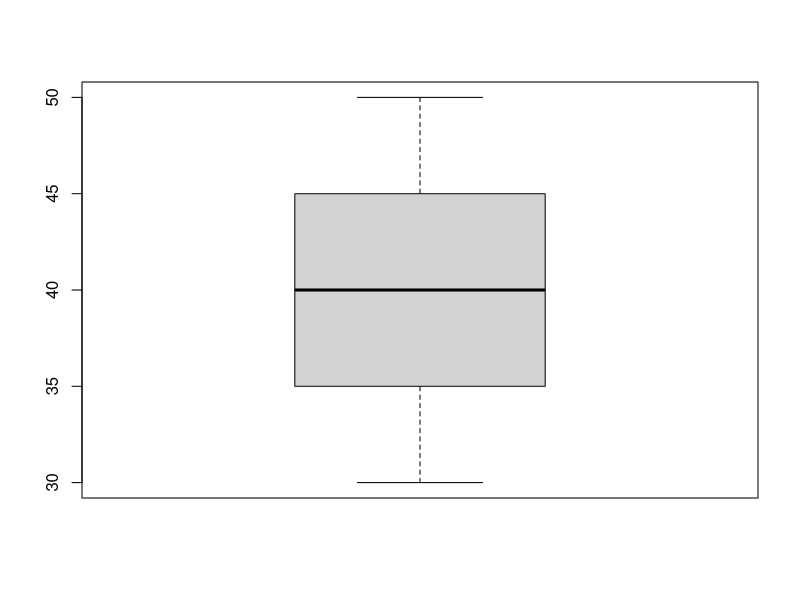

Generate this figure with R:
# aula de fundamentos do R. ALgumas sintaxes são semelhantes à linguagem 
# Python, então anotarei apenas as que são novas para mim
# seja x == 3
abs(3) # irá me retornar o modulo do valor em questao
choose(5,2) #irá me retornar uma permutação dos elementos dados
exp(3) # irá me retornar o exponencial do valor x
round(2.1458, digits = 2) #irá me retornar um arrendondamento válido para até
# 2 digitos (e quando lidamos com algarismos significativos? já setamos para o 
#algarismo digitado?)

# exercicio 1 - resolva a expressão

5/3 + (2 + ((2**2) * sqrt(17)) - 3 ** -1)/500

# o R permite que operemos com variáveis
x <- 5
x <- c(1, 2, 3, 4) # assim, cria-se um vetor 
print(x) # qual é a utilidade do 'c' na criação de vetores?

texto <- 'gabriel' # aqui, nota-se que 'gabriel' é um character
print(texto)
class(texto)

# utilizando-se o exemplo de Las Vegas: 

poker_vector <- c(140, -50, 20, -120, 240)
roullete_vector <- c(24, -50, 100, -350, 10)

#pode-se atribuir nomes aos elementos do vetor com a sintaxe names(x)

names(poker_vector) <- c('Segunda', 'Terça', 'Quarta', 'Quinta', 'Sexta')

#ou, da seguinte forma:

dias <- c('Segunda', 'Terça', 'Quarta', 'Quinta', 'Sexta')
names(roullete_vector) <- dias

print(poker_vector)
print(roullete_vector)

# operações com vetores: 

print (poker_vector + roullete_vector)
print(poker_vector - roullete_vector)
print(poker_vector / roullete_vector)
print(poker_vector * roullete_vector)

# somando o vetor em si mesmo:

sum(poker_vector)

soma_1 <- sum(poker_vector)
soma_2 <- sum(roullete_vector)


#pode- se comparar vetores também através de booleanos

soma_1 > soma_2
soma_1 == soma_2
soma_1 < soma_2

# pode-se, inclusive, selecionar elementos de um vetor

select_1 <- poker_vector > 0
print(select_1)
print(poker_vector[select_1])  # assim, somente será exibido o que condiz com a
#condição imposta por select_1


#funções interessantes:

vetor <- rep(30:50, 100)
print(vetor)

length(vetor) #mostra o tamanho do vetor em elementos
sum(vetor)
mean(vetor) # mostra a média dos termos do vetor
var(vetor) # mostra a variancia amostral do vetor
min(vetor) # mostra o minimo
max(vetor) #mostra o maximo
summary(vetor) #Mostra infos resumidas do vetor
boxplot(vetor)


# Matrizes

a <- matrix(1:9, byrow=F, nrow=3)
b <- matrix(1:9, byrow=T, nrow=3)
print(a)
print(b)
c <- matrix(1:9, byrow=T)
print(c)

# Assim, conclui-se que para a criação de uma matriz deve-se
# determinar, nos primmeiros termos, a variação de n a k, no aspecto
# byrow= configura-se se a contagem começará por coluna (em caso de T).
# o termo nrow diz respeito ao número de colunas

# construindo com um vetor de caracteres
matrix(c('a', 'b', 'c', 'd'))
matrix(c('a', 'b', 'c', 'd'), nrow=2)
# qual é o ponto de utilizar o termo c?

# imagine que precisemos construir duas matrizes, cada uma contendo
# as faltas dos alunos em dois bimestres diferentes.

alunos <- c('Aluno 1', 'Aluno 2', 'Aluno 3', 'Aluno 4')
faltasMar <- c(3, 4, 0, 1)
faltasAbr <- c(4, 5, 0, 2)

faltas1Bim <- matrix(c(faltasMar, faltasAbr), byrow=F,nrow=4)
row.names(faltas1Bim) <- alunos
colnames(faltas1Bim) <- c('Marco', 'Abril')
print(faltas1Bim)

faltasMai <- c(1, 0, 0, 3)
faltasJun <- c(0, 2, 0, 8)

faltas2Bim <- matrix(c(faltasMai, faltasJun), byrow=F, nrow=4)
colnames(faltas2Bim) <- c('Maio', 'Junho')
row.names(faltas2Bim) <- alunos

print(faltas2Bim)

# Pode-se juntar matrizes através do comando cbind

cbind(faltas1Bim, faltas2Bim)

rbind(faltas1Bim, faltas2Bim)

# nota-se que a difenreça está no fato de que cbind une pelas colunas, já rbind une 
# pela linha. No caso, rbind é um erro estatístico, pois plota o mesmo aluno duas vezes.

faltas <- cbind(faltas1Bim, faltas2Bim)
faltas

# Operações com matrizes:

  # Adição
faltas1Bim + faltas2Bim
# haverá soma de cada elemento dada uma matriz (n,K)

  # Subtração
faltas1Bim - faltas2Bim
# A subtração nada mais é do que uma adição negativa

  # Multiplicação
faltas1Bim * faltas2Bim

# Pode-se também, selecionar dados com base em condições

faltas[faltas > 1]
faltas[faltas < 10]
